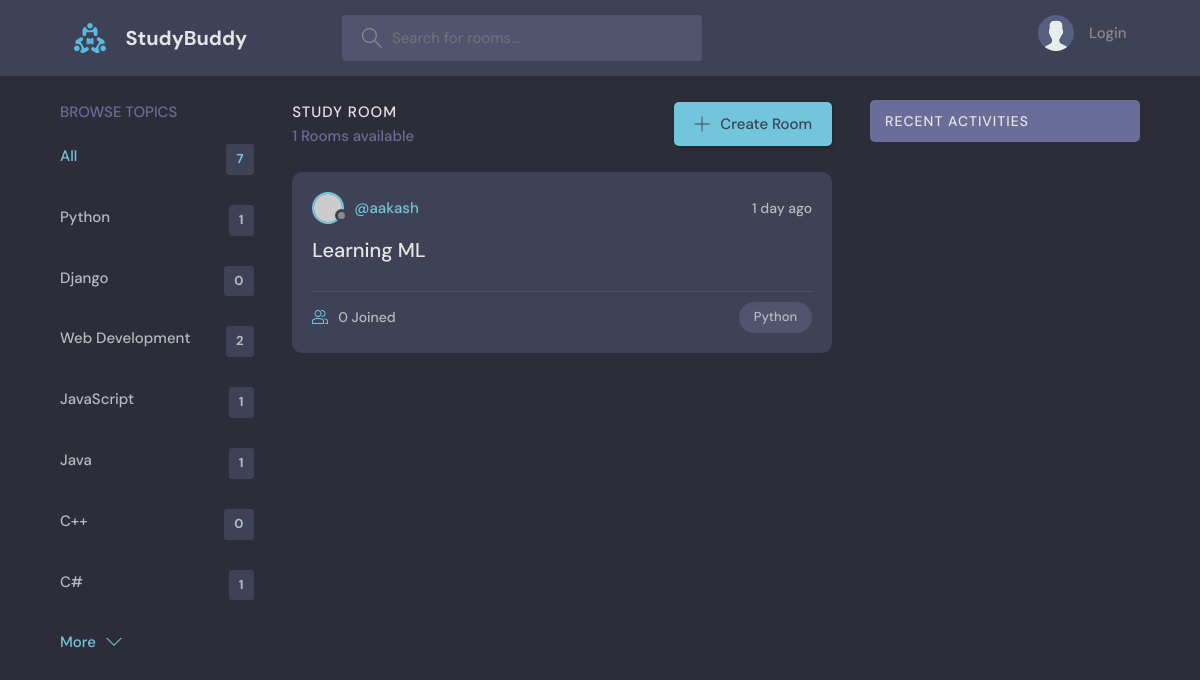
Page /?q=Python on the committed database.
### base/models.py (models this page shows, shortened)
class Topic(models.Model):
    name = models.CharField(max_length=200)

class Room(models.Model):
    host = models.ForeignKey(User, on_delete=models.SET_NULL, null=True)
    topic = models.ForeignKey(Topic, on_delete=models.SET_NULL, null=True)
    name = models.CharField(max_length = 200)
    description = models.TextField(null = True, blank = True)
    participants = models.ManyToManyField(User, related_name='participants', blank=True)
    updated = models.DateTimeField(auto_now=True)
    created = models.DateTimeField(auto_now_add=True)
    class Meta:
        ordering = ['-updated', '-created']

### base/views.py (the view)
# urls.py: path('', views.home, name="home"),
def home(request):
    q = request.GET.get('q') if request.GET.get('q') != None else ''
    rooms = Room.objects.filter(
        Q(topic__name__icontains=q) |
        Q(name__icontains=q) |
        Q(description__icontains=q)
    )
    topics = Topic.objects.all()
    rooms_count = rooms.count()
    room_messages = Message.objects.filter(Q(room__topic__name__icontains=q))
    context = {'rooms': rooms, 'topics': topics,
    'rooms_count': rooms_count, 'room_messages': room_messages}
    return render(request, 'base/home.html', context)

### base/templates/base/home.html (shortened to what this page needs)
{% extends 'main.html' %}
{% block content %}
<main class="layout layout--3">
  <div class="container">
    {% include 'base/topics_component.html' %}
    <div class="roomList">
      <div class="roomList__header">
        <div>
          <h2>Study Room</h2>
          <p>{{rooms_count}} Rooms available</p>
        </div>
        <a class="btn btn--main" href="{% url 'create-room' %}">
          <svg version="1.1" xmlns="http://www.w3.org/2000/svg" width="32" height="32" viewBox="0 0 32 32">
            <title>add</title>
            <path
              d="M16.943 0.943h-1.885v14.115h-14.115v1.885h14.115v14.115h1.885v-14.115h14.115v-1.885h-14.115v-14.115z"
            ></path>
          </svg>
          Create Room
        </a>
      </div>
      {% include 'base/feed_component.html' %}
    </div>
    {% include 'base/activity_component.html' %}
  </div>
</main>
{% endblock %}

### base/templates/base/topics_component.html
<div class="topics">
    <div class="topics__header">
      <h2>Browse Topics</h2>
    </div>
    <ul class="topics__list">
      <li>
        <a href="{% url 'home' %}" class="active">All <span>{{topics.count}}</span></a>
      </li>
      {% for topic in topics %}
      <li>
        <a href="{% url 'home' %}?q={{topic.name}}">{{topic.name}}<span>{{topic.room_set.all.count}}</span></a>
      </li>
      {% endfor %}
    </ul>
    <a class="btn btn--link" href="topics.html">
      More
      <svg version="1.1" xmlns="http://www.w3.org/2000/svg" width="32" height="32" viewBox="0 0 32 32">
        <title>chevron-down</title>
        <path d="M16 21l-13-13h-3l16 16 16-16h-3l-13 13z"></path>
      </svg>
    </a>
</div>

### base/templates/base/feed_component.html (shortened to what this page needs)
{%for room in rooms%}
<div class="roomListRoom">
    <div class="roomListRoom__header">
      <a href="{% url 'user-profile' room.host.id %}" class="roomListRoom__author">
        <div class="avatar avatar--small">
          <img src="https://randomuser.me/api/portraits/women/11.jpg" />
        </div>
        <span>@{{room.host.username}}</span>
      </a>
      <div class="roomListRoom__actions">
        <span>{{room.created | timesince}} ago</span>
      </div>
    </div>
    <div class="roomListRoom__content">
      <a href="{% url 'room' room.id %}">{{room.name}}</a>
    </div>
    <div class="roomListRoom__meta">
      <a href="{% url 'room' room.id %}" class="roomListRoom__joined">
        {{room.participants.all.count}} Joined
      </a>
      <p class="roomListRoom__topic">{{room.topic.name}}</p>
    </div>
  </div>
{% endfor %}

### static/styles/style.css (style rules this page uses)
:root { --color-main: #71c6dd; --color-main-light: #e1f6fb; --color-dark: #3f4156; --color-dark-medium: #51546e; --color-dark-light: #696d97; --color-light: #e5e5e5; --color-gray: #8b8b8b; --color-light-gray: #b2bdbd; --color-bg: #2d2d39; --color-success: #5dd693; --color-error: #fc4b0b; }
* { font-family: "DM Sans", -apple-system, BlinkMacSystemFont, "Segoe UI", Roboto, Oxygen, Ubuntu, Cantarell, "Open Sans", "Helvetica Neue", sans-serif; margin: 0; padding: 0; box-sizing: border-box; text-rendering: optimizeLegibility; font-size: inherit; }
html { font-size: 56.25%; }
@media only screen and (min-width: 1200px) { html { font-size: 62.5%; } }
body { line-height: 1.6; font-weight: 400; font-size: 1.5rem; color: var(--color-light-gray); background-color: var(--color-bg); min-height: 100vh; }
img { width: 100%; }
a { display: inline-block; color: var(--color-main); text-decoration: none; }
.container { max-width: 120rem; width: 90%; margin: auto; }
.btn { background-color: transparent; border: none; display: inline-flex; align-items: center; gap: 1rem; cursor: pointer; transition: all ease-in-out 0.3s; padding: 1rem 2rem; border-radius: 5px; box-shadow: 1px 1px 3px 1px rgba(0, 0, 0, 0.15); font-weight: 500; }
.btn--link { border-radius: 0; padding: 0; color: var(--color-main); box-shadow: none; }
.btn--main { background-color: var(--color-main); color: var(--color-dark); }
.btn > svg { fill: currentColor; width: 1.6rem; height: 1.6rem; }
.avatar { position: relative; display: inline-block; border-radius: 50%; border: 2px solid var(--color-main); }
.avatar img { display: block; border-radius: 50%; object-fit: cover; object-position: center; }
.avatar::after { content: ""; display: block; position: absolute; background-color: var(--color-gray); z-index: 111; border-radius: 50%; border: 0.3rem solid var(--color-dark); }
.avatar.avatar--small img { width: 2.8rem; height: 2.8rem; }
.avatar.avatar--small:after { width: 0.7rem; height: 0.7rem; bottom: 0px; right: -6px; }
.layout { margin-top: 2.4rem; }
.layout > .container { display: flex; justify-content: space-between; align-items: flex-start; }
.layout--3 > .container > div:first-child { flex-basis: 18%; max-width: 22.5rem; }
.layout--3 > .container > div:nth-child(2) { flex-basis: 50%; }
.topics__header { margin-bottom: 2rem; }
.topics__header h2 { text-transform: uppercase; font-weight: 500; color: var(--color-dark-light); }
.topics__list { list-style: none; }
.topics__list li a { display: flex; justify-content: space-between; margin-bottom: 3rem; font-weight: 500; color: var(--color-light-gray); transition: all 0.3s ease-in-out; }
.topics__list li a.active, .topics__list li a:hover { color: var(--color-main); }
.topics__list li a span { padding: 0.5rem 1rem; background-color: var(--color-dark); border-radius: 3px; font-size: 1.3rem; font-weight: 700; letter-spacing: 1px; }
.roomList__header { display: flex; justify-content: space-between; align-items: center; margin-bottom: 2.4rem; }
.roomList__header h2 { text-transform: uppercase; font-weight: 500; color: var(--color-light); letter-spacing: 1px; }
.roomList__header p { font-weight: 500; color: var(--color-dark-light); }
.roomListRoom { margin-bottom: 2.4rem; background-color: var(--color-dark); border-radius: 1rem; padding: 2rem; }
.roomListRoom__header { display: flex; justify-content: space-between; align-items: center; }
.roomListRoom__author { font-weight: 500; display: flex; align-items: center; gap: 1rem; }
.roomListRoom__actions { display: flex; align-items: flex-start; gap: 1rem; position: relative; }
.roomListRoom__actions span { font-size: 1.4rem; font-weight: 500; }
.roomListRoom__content { margin: 1rem 0; }
.roomListRoom__content a { font-size: 2rem; font-weight: 500; margin-bottom: 1.5rem; color: var(--color-light); transition: all 0.3s ease-in-out; }
.roomListRoom__meta { border-top: 1px solid var(--color-dark-medium); padding-top: 1rem; display: flex; align-items: center; justify-content: space-between; }
.roomListRoom__joined { color: var(--color-light-gray); display: flex; align-items: center; gap: 1rem; font-size: 1.4rem; font-weight: 500; }
.roomListRoom__joined svg { fill: var(--color-main); width: 1.6rem; height: 1.6rem; }
.roomListRoom__topic { padding: 5px 1.5rem; background-color: var(--color-dark-medium); border-radius: 5rem; font-weight: 500; font-size: 1.3rem; }

### rows in the picture
Topic: name "Python", room_set.all.count "1"
Topic: name "Django", room_set.all.count "0"
Topic: name "Web Development", room_set.all.count "2"
Topic: name "JavaScript", room_set.all.count "1"
Topic: name "Java", room_set.all.count "1"
Topic: name "C++", room_set.all.count "0"
Topic: name "C#", room_set.all.count "1"
Room: host.username "aakash", created "1 day", name "Learning ML", participants.all.count "0", topic.name "Python"

### other values in the picture
{{ topics.count }} "7"
{{ rooms_count }} "1"
